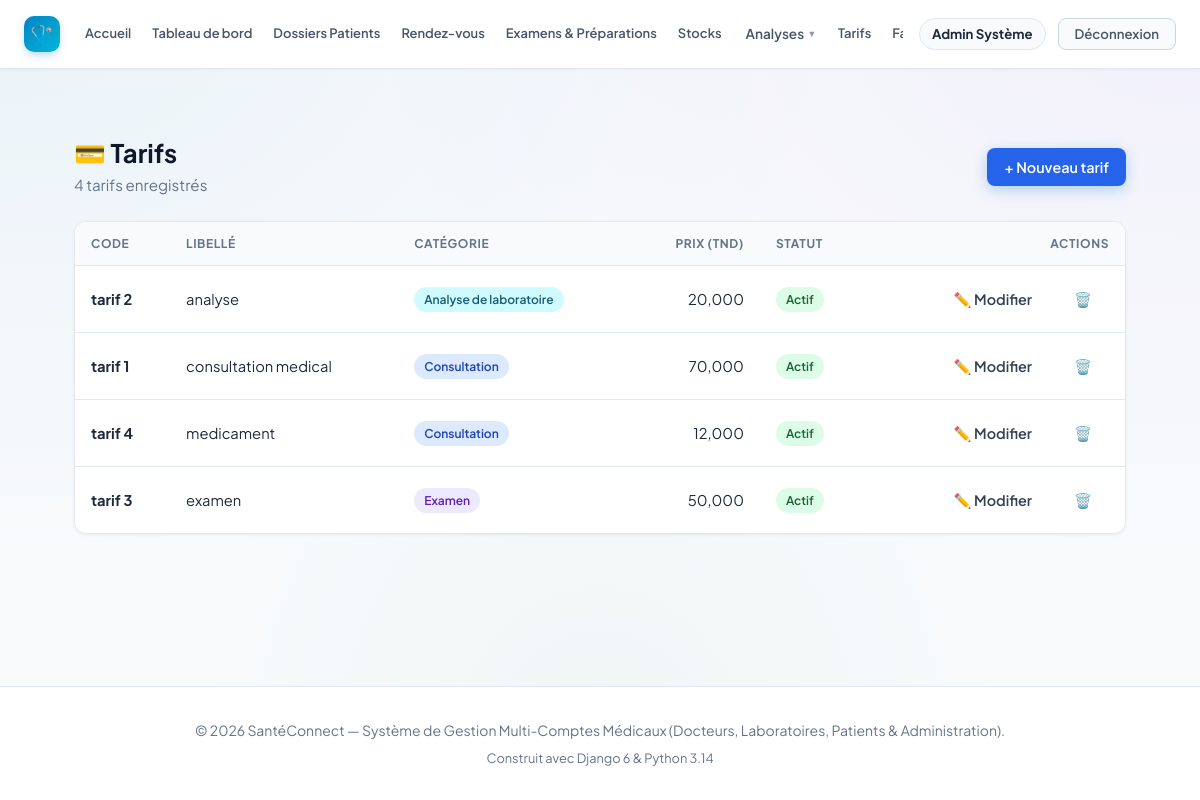
The app's page /billing/tarifs/ (signed in) with its own data.
### accounts/models.py (models this page shows, shortened)
class User(AbstractUser):
    class Role(models.TextChoices):
        ADMIN = 'ADMIN', 'Administrateur'
        DOCTEUR = 'DOCTEUR', 'Médecin'
        LABORATOIRE = 'LABORATOIRE', 'Laborantin'
        PATIENT = 'PATIENT', 'Patient'
    role = models.CharField(
        max_length=20,
        choices=Role.choices,
        default=Role.PATIENT,
        verbose_name="Rôle utilisateur"
    )
    phone = models.CharField(max_length=25, blank=True, null=True, verbose_name="Téléphone")
    address = models.CharField(max_length=255, blank=True, null=True, verbose_name="Adresse")
    city = models.CharField(max_length=100, blank=True, null=True, verbose_name="Ville")
    is_verified = models.BooleanField(
        default=False,
        verbose_name="Compte certifié / validé",
        help_text="Coché par l'administrateur pour valider l'activité d'un docteur ou laboratoire."
    )
    objects = CustomUserManager()
    class Meta:
        verbose_name = "Utilisateur"
        verbose_name_plural = "Tous les Utilisateurs"
    @property
    def is_laboratory(self):
        return self.role == self.Role.LABORATOIRE
    @property
    def is_patient(self):
        return self.role == self.Role.PATIENT
    @property
    def is_admin_user(self):
        return self.role == self.Role.ADMIN or self.is_superuser

### billing/models.py (models this page shows, shortened)
class Tarif(models.Model):
    class Categorie(models.TextChoices):
        CONSULTATION = 'CONSULTATION', 'Consultation'
        EXAMEN = 'EXAMEN', 'Examen'
        ANALYSE = 'ANALYSE', 'Analyse de laboratoire'
        AUTRE = 'AUTRE', 'Autre'
    code = models.CharField("Code", max_length=30, unique=True)
    libelle = models.CharField("Libellé", max_length=150)
    categorie = models.CharField("Catégorie", max_length=20,
                                 choices=Categorie.choices, default=Categorie.CONSULTATION)
    prix = models.DecimalField("Prix", max_digits=12, decimal_places=3)
    actif = models.BooleanField("Actif", default=True)
    class Meta:
        ordering = ['categorie', 'libelle']

### billing/views.py (the view)
# urls.py: path('tarifs/', views.tarif_list, name='tarif_list'),
@admin_required
def tarif_list(request):
    tarifs = Tarif.objects.all()
    return render(request, 'billing/tarif_list.html', {'tarifs': tarifs})

### billing/permissions.py (called while the page is built)
def role_required(test):
    def decorator(view):
        @wraps(view)
        def wrapper(request, *args, **kwargs):
            if not request.user.is_authenticated:
                return redirect_to_login(request.get_full_path())
            if not test(request.user):
                raise PermissionDenied
            return view(request, *args, **kwargs)
        return wrapper
    return decorator

def _is_admin(u):
    return u.is_admin_user

### billing/templates/billing/tarif_list.html (shortened to what this page needs)
{% extends 'base.html' %}
{% load static %}
{% block content %}
<link rel="stylesheet" href="{% static 'billing/billing.css' %}">
<div class="billing-page">
    <div class="page-header">
        <div>
            <h1>💳 Tarifs</h1>
            <p>{{ tarifs|length }} tarif{{ tarifs|length|pluralize }} enregistré{{ tarifs|length|pluralize }}</p>
        </div>
        <a href="{% url 'tarif_create' %}" class="btn btn-primary">+ Nouveau tarif</a>
    </div>
    <div class="card">
        <div class="table-wrap">
            <table>
                <thead>
                    <tr>
                        <th>Code</th>
                        <th>Libellé</th>
                        <th>Catégorie</th>
                        <th class="text-right">Prix (TND)</th>
                        <th>Statut</th>
                        <th class="text-right">Actions</th>
                    </tr>
                </thead>
                <tbody>
                    {% for t in tarifs %}
                    <tr>
                        <td><strong>{{ t.code }}</strong></td>
                        <td>{{ t.libelle }}</td>
                        <td>
                            <span class="badge badge-{{ t.categorie|lower }}">
                                {{ t.get_categorie_display }}
                            </span>
                        </td>
                        <td class="text-right">{{ t.prix|floatformat:3 }}</td>
                        <td>
                            {% if t.actif %}
                                <span class="badge badge-actif">Actif</span>
                            {% else %}
                                <span class="badge badge-inactif">Inactif</span>
                            {% endif %}
                        </td>
                        <td>
                            <div class="actions">
                                <a href="{% url 'tarif_update' t.pk %}" class="btn btn-light btn-sm">✏️ Modifier</a>
                                <a href="{% url 'tarif_delete' t.pk %}" class="btn btn-light btn-sm">🗑️</a>
                            </div>
                        </td>
                    </tr>
                    {% endfor %}
                </tbody>
            </table>
        </div>
    </div>
</div>
{% endblock %}

### templates/base.html (shortened to what this page needs)
{% load static %}
<!doctype html>
<html lang="fr">
  <head>
    <link rel="stylesheet" href="{% static 'css/style.css' %}?v=20261022_1" />
  </head>
  <body>
    <nav class="navbar" id="main-navbar">
      <div class="container navbar-inner">
        <div class="navbar-brand-section">
          <a href="{% url 'home' %}" class="logo-brand" id="brand-logo-link">
            <span class="logo-icon">🩺</span>
          </a>
        </div>
        <div class="nav-links" id="main-nav-links">
          <a href="{% url 'home' %}" class="nav-item-link" id="nav-home"
            >Accueil</a
          >
          {% if user.is_authenticated %}
            <a href="{% url 'dashboard' %}" class="nav-item-link" id="nav-dashboard">Tableau de bord</a>
            {% if user.is_admin_user or user.is_doctor %}
              <a href="{% url 'dossiers_patients_list' %}" class="nav-item-link" id="nav-dossiers">Dossiers Patients</a>
            {% endif %}
            {% if user.is_admin_user or user.is_doctor or user.is_patient %}
              <a href="{% url 'rendezvous:rdv_list' %}" class="nav-item-link" id="nav-rendezvous">Rendez-vous</a>
            {% endif %}
            {% if user.is_admin_user or user.is_doctor %}
              <a href="{% url 'examens_list' %}" class="nav-item-link" id="nav-examens">Examens &amp; Préparations</a>
            {% endif %}
            {% if user.is_admin_user or user.is_laboratory or user.is_doctor %}
              <a href="{% url 'stock:dashboard' %}" class="nav-item-link" id="nav-stock">Stocks</a>
            {% endif %}
            {% if user.is_laboratory %}
              <a href="{% url 'laboratoire:prelevement_list' %}" class="nav-item-link" id="nav-laboratoire">Prélèvements</a>
            {% elif user.is_admin_user or user.is_staff or user.is_superuser %}
              <div class="nav-mega-wrapper">
                <a href="{% url 'laboratoire:demande_list' %}" class="nav-item-link nav-mega-trigger" id="nav-laboratoire-menu">Analyses <span class="nav-caret" aria-hidden="true">▾</span></a>
              </div>
            {% elif user.is_doctor %}
              <a href="{% url 'laboratoire:demande_list' %}" class="nav-item-link">Analyses</a>
            {% endif %}
            {% if user.is_admin_user or user.is_staff or user.is_superuser %}
              <a href="{% url 'tarif_list' %}" class="nav-item-link" id="nav-tarifs">Tarifs</a>
            {% endif %}
            {% if user.is_admin_user or user.is_patient or user.is_doctor and user.is_verified %}
              <a href="{% url 'facture_list' %}" class="nav-item-link" id="nav-factures">Factures</a>
            {% endif %}
          {% endif %}
        </div>
        <div class="navbar-user-actions" id="nav-user-actions">
          {% if user.is_authenticated %}
          <div class="nav-user-badge" id="nav-user-profile">
            <a
              href="{% url 'profile' %}"
              class="nav-user-name-link"
              id="nav-profile-edit"
              title="Mon profil"
              >{{ user.get_full_name|default:user.username }}</a
            >
          </div>
          <a
            href="{% url 'logout' %}"
            class="nav-logout-btn"
            id="btn-nav-logout"
            >Déconnexion</a
          >
          {% endif %}
        </div>
      </div>
    </nav>
    <main style="flex: 1; padding: 24px 0 60px">
      {% block content %}{% endblock %}
    </main>
    <footer class="footer">
      <div class="container">
        <p>
          © 2026 SantéConnect — Système de Gestion Multi-Comptes Médicaux
          (Docteurs, Laboratoires, Patients & Administration).
        </p>
        <p style="margin-top: 6px; font-size: 0.8rem; color: #64748b">
          Construit avec Django 6 & Python 3.14
        </p>
      </div>
    </footer>
  </body>
</html>

### billing/static/billing/billing.css (style rules this page uses)
.billing-page { --primary: #2563eb; --primary-dark: #1d4ed8; --danger: #dc2626; --success-bg: #dcfce7; --success-text: #166534; --muted: #64748b; --border: #e2e8f0; --bg-soft: #f8fafc; max-width: 1100px; margin: 0 auto; padding: 24px; font-family: inherit; }
.billing-page .page-header { display: flex; justify-content: space-between; align-items: center; margin-bottom: 24px; flex-wrap: wrap; gap: 12px; }
.billing-page .page-header h1 { margin: 0; font-size: 1.6rem; color: #0f172a; }
.billing-page .page-header p { margin: 4px 0 0; color: var(--muted); font-size: .95rem; }
.billing-page .btn { display: inline-flex; align-items: center; gap: 6px; padding: 9px 16px; border-radius: 8px; border: 1px solid transparent; font-size: .9rem; font-weight: 600; text-decoration: none; cursor: pointer; transition: all .15s ease; }
.btn-primary { background: var(--primary); color: #fff; }
.btn-light { background: #fff; color: #334155; border-color: var(--border); }
.btn-sm { padding: 6px 12px; font-size: .8rem; }
.billing-page .card { background: #fff; border: 1px solid var(--border); border-radius: 12px; box-shadow: 0 1px 3px rgba(0,0,0,.06); overflow: hidden; }
.billing-page .table-wrap { overflow-x: auto; }
.billing-page table { width: 100%; border-collapse: collapse; }
.billing-page th { background: var(--bg-soft); text-align: left; padding: 12px 16px; font-size: .75rem; text-transform: uppercase; letter-spacing: .05em; color: var(--muted); border-bottom: 1px solid var(--border); }
.billing-page td { padding: 14px 16px; border-bottom: 1px solid var(--border); font-size: .92rem; color: #1e293b; }
.billing-page tbody tr:last-child td { border-bottom: none; }
.billing-page .text-right { text-align: right; }
.billing-page .actions { display: flex; gap: 8px; justify-content: flex-end; }
.badge { display: inline-block; padding: 3px 10px; border-radius: 999px; font-size: .75rem; font-weight: 600; }
.badge-consultation { background: #dbeafe; color: #1e40af; }
.badge-examen { background: #ede9fe; color: #5b21b6; }
.badge-analyse { background: #cffafe; color: #155e75; }
.badge-actif { background: var(--success-bg); color: var(--success-text); }

### records on screen
User: get_full_name "Admin Système"
Tarif: code "tarif 2", libelle "analyse", categorie "Analyse de laboratoire", prix "20,000", actif "Actif"
Tarif: code "tarif 1", libelle "consultation medical", categorie "Consultation", prix "70,000", actif "Actif"
Tarif: code "tarif 4", libelle "medicament", categorie "Consultation", prix "12,000", actif "Actif"
Tarif: code "tarif 3", libelle "examen", categorie "Examen", prix "50,000", actif "Actif"

### other values on screen
{{ tarifs|length }} "4"
